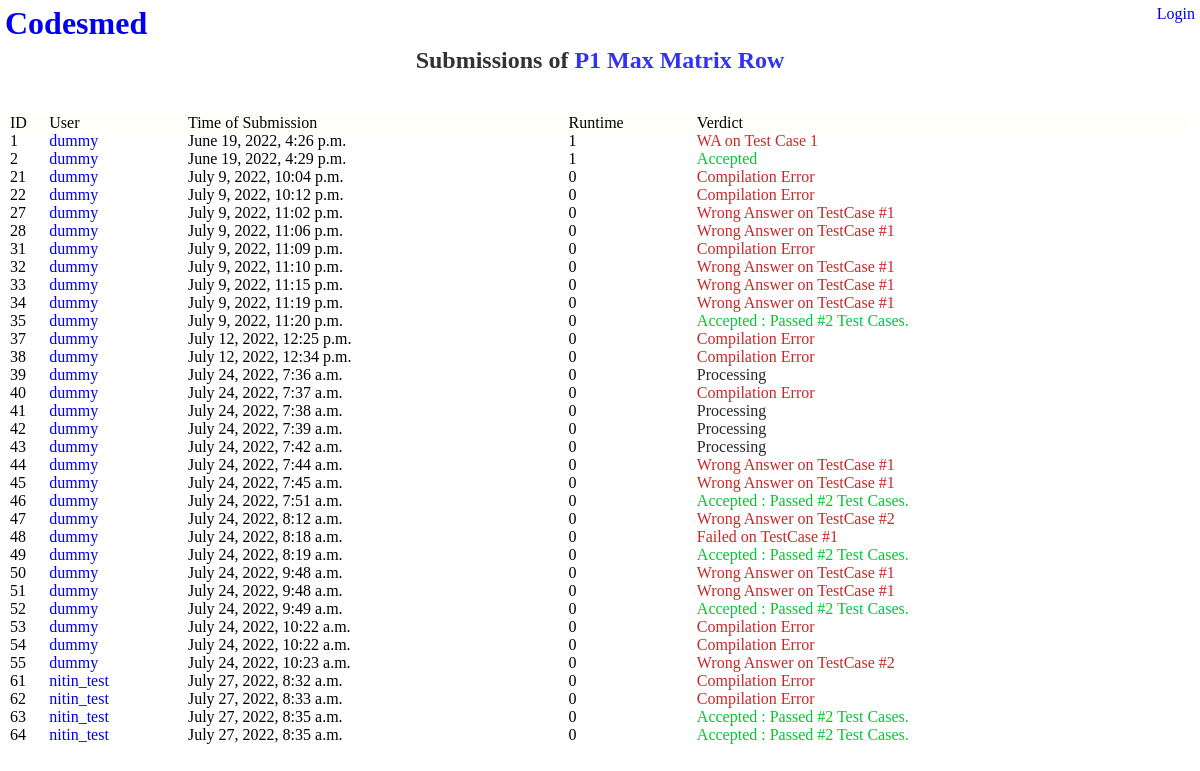
The app's page /submissions/1, older data.
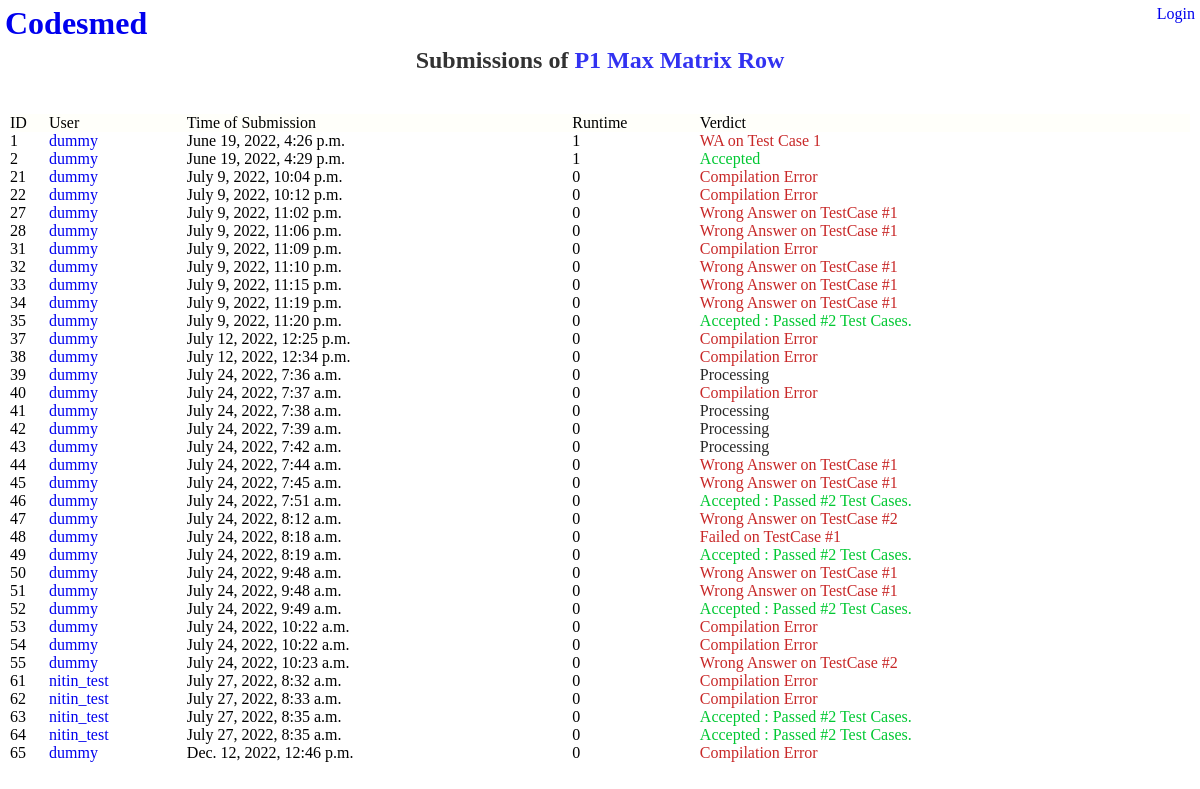
The same page, newer data.
### problems/models.py (models this page shows)
class Submission(models.Model) :
    user = models.ForeignKey(User, on_delete=models.CASCADE)
    problem = models.ForeignKey(Problem, on_delete=models.CASCADE)
    source_file_path = models.CharField(max_length=200)
    verdict = models.CharField(max_length=50) # Time Limit Exceeded on Test Case 1000 (37 chars)
    verdict_type = models.IntegerField()
    runtime = models.IntegerField()
    language_id = models.IntegerField()
    submission_time = models.DateTimeField()

### problems/views.py (the view)
# urls.py: path('submissions/<int:problem_id>', views.submissions_detail, name='submissions_detail_path'),
def submissions_detail(request, problem_id):
    problem = get_object_or_404(Problem, pk=problem_id)
    context = {'problem': problem} | get_cur_user_context(request)
    return render(request, 'problems/submissions_detail.html', context)

### problems/views.py (called while the page is built)
def get_cur_user_context(request):
    is_logged_in = True
    username = ''
    if not is_cur_user_logged_in(request) :
        is_logged_in = False
    else :
        username = request.user.username
    return {
        'is_logged_in' : is_logged_in,
        'username' : username,
    }

def is_cur_user_logged_in(request):
    return request.user.is_authenticated

### problems/templates/problems/submissions_detail.html (shortened to what this page needs)
{% extends "problems/base.html" %}
{% block content_root %}
<div id="content-root">
    <h2 class="heading2">Submissions of
        <a href="{% url 'problems:detail_submit_path' problem.id %}">
            P{{problem.id}} {{problem.name}}
        </a>
    </h2>
    <table>
        <thead>
            <td class="table-header-cell" >ID</td>
            <td class="table-header-cell" >User</td>
            <td class="table-header-cell" >Time of Submission</td>
            <td class="table-header-cell" >Runtime</td>
            <td class="table-header-cell" >Verdict</td>
        </thead>
    <tbody>
        {% for submission in problem.submission_set.all %}
        <tr id="submission-{{submission.id}}">
            <td>{{submission.id}}</td>
            <td>
                <a href="{% url 'problems:user_profile_path' submission.user.username %}">{{submission.user.username}}</a>
            </td>
            <td>{{submission.submission_time}}</td>
            <td>{{submission.runtime}}</td>
            <td class="verdict-text-{{submission.verdict_type}}">{{submission.verdict}}</td>
        </tr>
        {% endfor %}
    </tbody>
    </table>
</div>
{% endblock content_root %}

Row changes from the older to the newer data that the page shows:
added Submission: id "65", user.username "dummy", submission_time "Dec. 12, 2022, 12:46 p.m.", runtime "0", verdict "Compilation Error"
